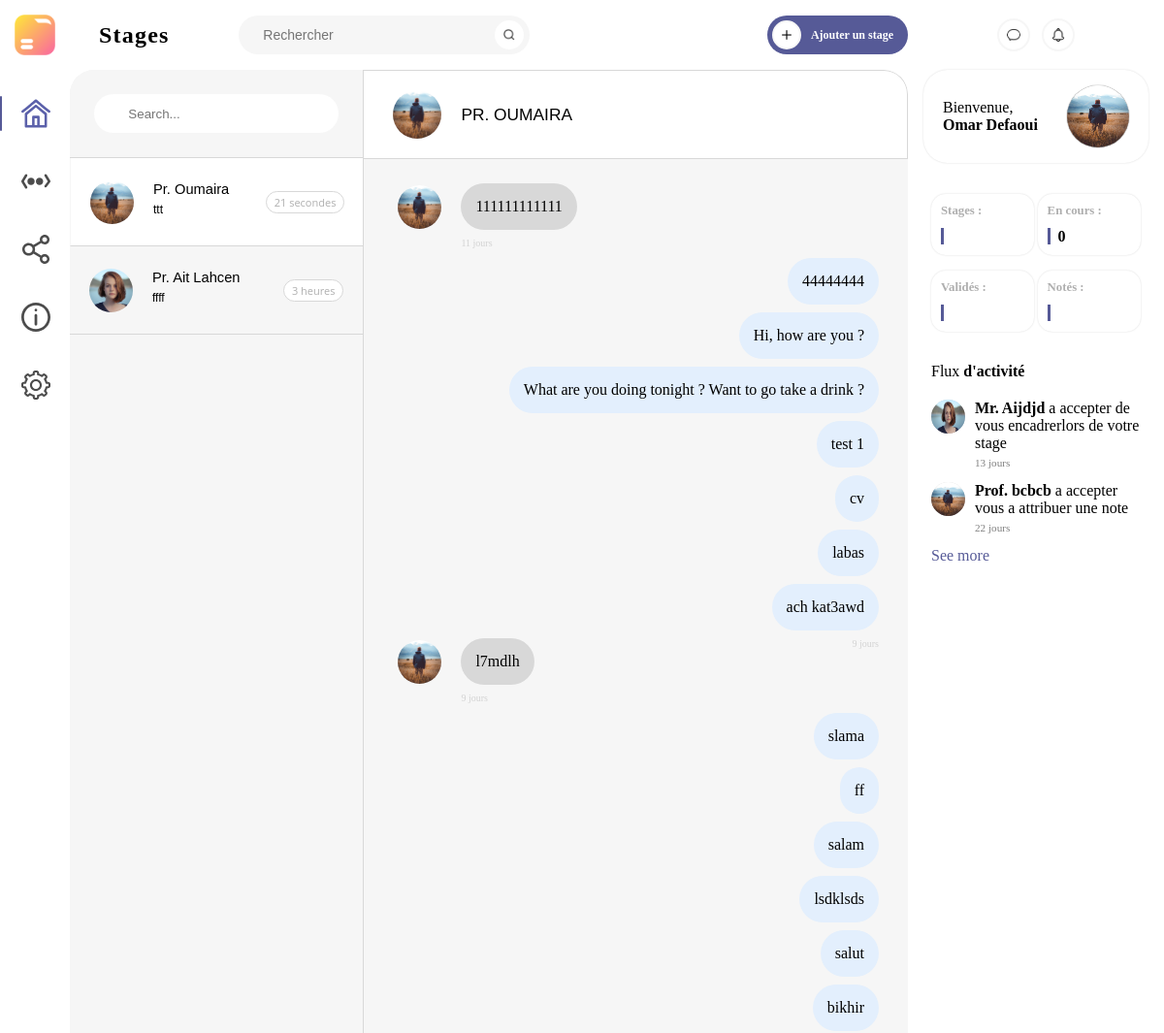
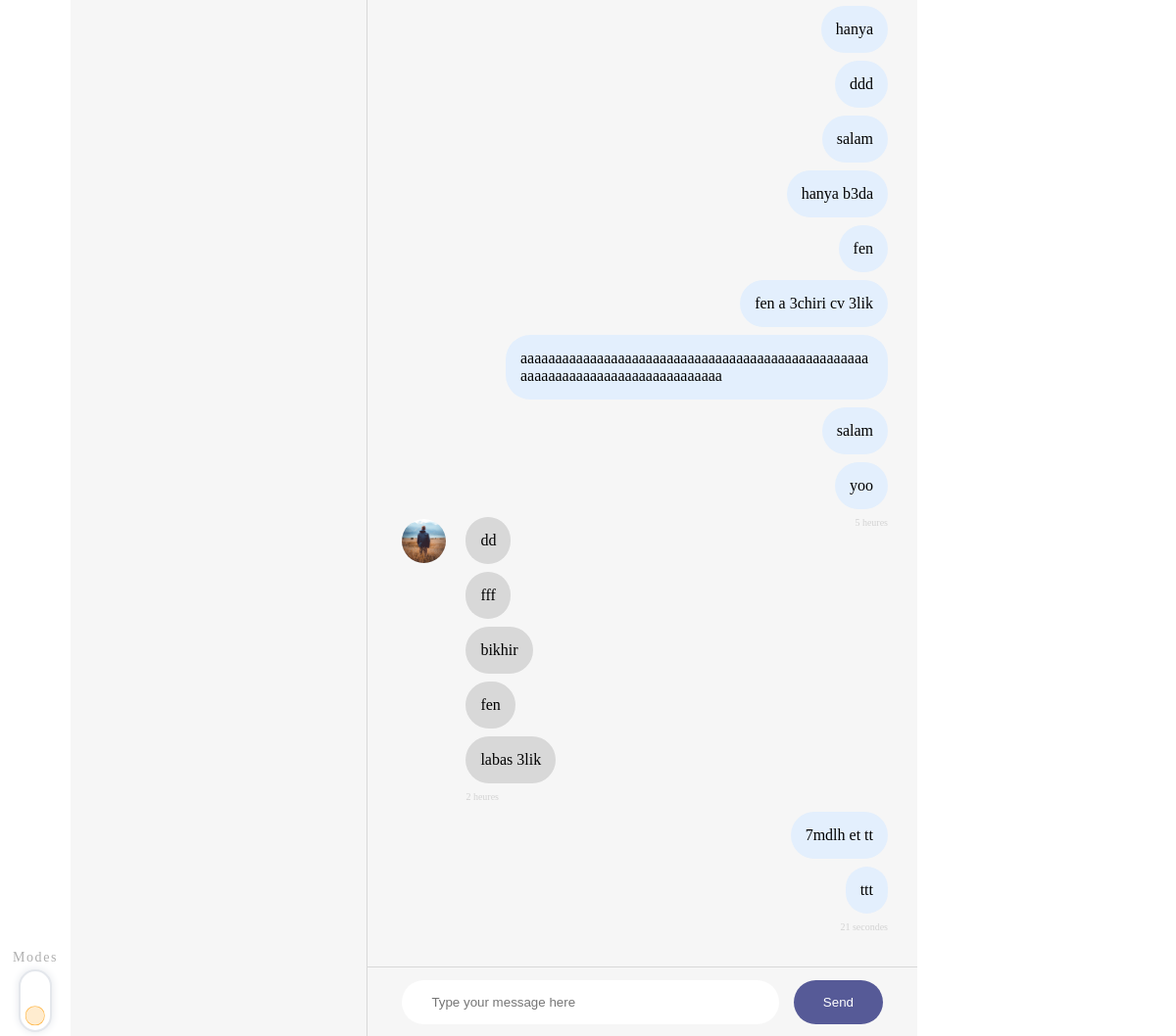
The app's page /student/chat/chat.php with its own data (2 pictures, top to bottom).
### tables this page shows
CREATE TABLE `conversation` (
  `conversation_id` int(11) NOT NULL,
  `conversation_etudiant_id` int(20) NOT NULL,
  `conversation_enseignant_id` int(20) NOT NULL
);

CREATE TABLE `enseignant` (
  `id_enseignant` int(20) NOT NULL,
  `prenom_enseignant` varchar(30) NOT NULL,
  `nom_enseignant` varchar(30) NOT NULL,
  `email` varchar(30) NOT NULL,
  `code` varchar(30) NOT NULL,
  `photo` varchar(30) NOT NULL
);

CREATE TABLE `message` (
  `message_id` int(20) NOT NULL,
  `message_content` varchar(500) NOT NULL,
  `message_date` datetime NOT NULL,
  `message_sender` int(1) NOT NULL,
  `message_conversation_id` int(20) NOT NULL
);

CREATE TABLE `etudiant` (
  `id_etudiant` int(15) NOT NULL,
  `prenom` varchar(30) NOT NULL,
  `nom` varchar(30) NOT NULL,
  `email` varchar(50) NOT NULL,
  `code` varchar(25) NOT NULL,
  `photo` varchar(80) DEFAULT NULL,
  `Filière` varchar(25) NOT NULL
);

CREATE TABLE `notification` (
  `id_notification` int(20) NOT NULL,
  `content` varchar(100) NOT NULL,
  `date` date NOT NULL,
  `id_enseignant` int(20) NOT NULL,
  `id_etudiant` int(20) NOT NULL,
  `sender` tinyint(1) NOT NULL DEFAULT 0
);

### student/chat/send_msg.php (called while the page is built)
<?php
if (isset($_POST['send_message'])) {
    $message = $_POST['message'];
    $date = date('Y-m-d h:m:s');
    $sender = 1;
    $conversation_id = $_POST['conversation_id'];
    $convIndex = $_POST['conv_index'];
    $requetteMessage = "INSERT INTO message (message_content,message_date,message_sender,
            message_conversation_id) VALUES ('$message','$date','$sender','$conversation_id')";
    $resultatMessage = mysqli_query($link, $requetteMessage);
} else
    $convIndex = getActiveConvIndex();
?>

### student/chat/chat.php (the view, shortened to what this page needs)
<?php
if (isset($_SESSION['id'])) {
  include('../../connexion.php');
  $id_etudiant = $_SESSION['id'];
  $requetteEtudiant = "SELECT * FROM etudiant WHERE id_etudiant = $id_etudiant";
  $resultatEtudiant = mysqli_query($link, $requetteEtudiant);
  $dataEtudiant = mysqli_fetch_assoc($resultatEtudiant);
  $id_etudiant = $dataEtudiant['id_etudiant'];
  $prenom = $dataEtudiant['prenom'];
  $nom = $dataEtudiant['nom'];
  $photo = $dataEtudiant['photo'];
  include('send_msg.php');
  $requette = "SELECT * FROM conversation c,enseignant e WHERE
    c.conversation_etudiant_id=$id_etudiant AND c.conversation_enseignant_id=e.id_enseignant";
  $resultat = mysqli_query($link, $requette);
  $conversations = array();
  $chats = array();
  while ($data = mysqli_fetch_assoc($resultat)) {
    $conversations[] = $data;
    $conversation_id = $data['conversation_id'];
    $requetteChat = "SELECT * FROM message WHERE message_conversation_id = $conversation_id";
    $resultatChat = mysqli_query($link, $requetteChat);
    $chat = array();
    while ($dataChat = mysqli_fetch_assoc($resultatChat)) {
      $chat[] = $dataChat;
    }
    $chats[] = $chat;
  }
} else {
  header("location: ../../index.html");
}
?>
<!DOCTYPE html>
<html lang="fr">
<head>
  <link rel="stylesheet" href="../../main_style.css">
  <link rel="stylesheet" href="css/chat.css">
  <link rel="stylesheet" href="../student/css/nav_bar_style.css">
  <link rel="stylesheet" href="../student/css/right_section_style.css">
</head>
<body>
  <nav>
    <div id="logo_container">
      <img src="../../assets/local_assets/images/logo.png" alt="Logo" id="logo" onClick="window.open('../student/student.php', '_self')">
    </div>
    <div id="nav_center">
      <h2>Stages</h2>
      <div id="search_bar">
        <input type="text" name="search" placeholder="Rechercher">
        <img src="../../assets/local_assets/images/search.png" alt="search" class="rounded_icon_light">
      </div>
      <div id="add_button" onClick="window.open('../internship/internship.php', '_self')">
        <img src="../../assets/local_assets/images/add.png" alt="add" class="rounded_icon_dark">
        <p>Ajouter un stage</p>
      </div>
    </div>
    <div id="nav_right">
      <img src="../../assets/local_assets/images/chat.png" alt="chat" class="rounded_icon_dark" onClick="window.open('../chat/chat.php', '_self')">
      <img src="../../assets/local_assets/images/notification.png" alt="notifications" class="rounded_icon_dark" onClick="window.open('../activity/activity.php', '_self')">
    </div>
  </nav>
  <div id="content">
    <aside id="left_side">
      <div id="left_navition">
        <li><a href="#" class="nav_active">
            <div></div><img src="../../assets/local_assets/svg/home.svg" alt="">
          </a></li>
        <li><a href="#">
            <div></div><img src="../../assets/local_assets/svg/more.svg" alt="">
          </a></li>
        <li><a href="#">
            <div></div><img src="../../assets/local_assets/svg/share.svg" alt="">
          </a></li>
        <li><a href="../../index.html">
            <div></div><img src="../../assets/local_assets/svg/about.svg" alt="">
          </a></li>
        <li><a href="../../profile/profile.php">
            <div></div><img src="../../assets/local_assets/svg/settings.svg" alt="">
          </a></li>
      </div>
      <div id="modes">
        <p>Modes</p>
        <div id="mode_toggle">
          <label>
            <div class='toggle-slot'>
              <div class='sun-icon-wrapper'>
                <div class="iconify sun-icon" data-icon="feather-sun" data-inline="false"></div>
              </div>
              <div class='toggle-button'></div>
            </div>
          </label>
        </div>
      </div>
    </aside>
    <main>
      <?php
      if (count($conversations) == 0) {
      ?>
        <div class="empty_container">
          <img src="../../assets/local_assets/svg/no_chat.svg" alt="empty" height="70%">
        </div>
      <?php
      } else {
      ?>
        <div class="chat_container">
          <section class="discussions">
            <div class="discussion search">
              <div class="searchbar">
                <input type="text" placeholder="Search..."></input>
              </div>
            </div>
            <?php
            for ($i = 0; $i < count($conversations); $i++) {
              $lastMessage = $chats[$i][count($chats[$i]) - 1];
              $convLastMessage = $lastMessage['message_content'];
              $senderName = 'Pr. ' . $conversations[$i]['nom_enseignant'];
              $senderIcon = $conversations[$i]['photo'];
              $convDate = getDiffDate($lastMessage['message_date']);
            ?>
              <form action="#" method="post">
                <div type="submit" class="discussion<?php if ($i == $convIndex) echo ' message-active' ?>" onClick="document.forms[<?php echo $i ?>].submit();">
                  <div class="photo" style="background-image: url('../../assets/assets/images/<?php echo $senderIcon ?>');">
                  </div>
                  <div class="desc-contact">
                    <p class="name"><?php echo $senderName ?></p>
                    <p class="message"><?php echo $convLastMessage ?></p>
                  </div>
                  <div class="timer"><?php echo $convDate ?></div>
                </div>
              </form>
            <?php
            }
            ?>
          </section>
          <section class="chat">
            <div class="header-chat">
              <div class="photo" style="background-image: url('../../assets/assets/images/<?php echo $conversations[$convIndex]['photo'] ?>');"></div>
              <p class="name"><?php echo 'Pr. ' . $conversations[$convIndex]['nom_enseignant'] ?></p>
            </div>
            <div class="messages-chat">
              <?php
              $length = count($chats[$convIndex]);
              for ($i = 0; $i < $length; $i++) {
                $message_content = $chats[$convIndex][$i]['message_content'];
                $message_sender = $chats[$convIndex][$i]['message_sender'];
                $message_date = $chats[$convIndex][$i]['message_date'];
                $isWithImage = $i == 0 ? True : ($message_sender != $chats[$convIndex][$i - 1]['message_sender']);
                $isReponse = $message_sender == 1;
                $isLast = $i == $length - 1 ? True : ($message_sender != $chats[$convIndex][$i + 1]['message_sender']);
              ?>
                <div class="message<?php if (!$isWithImage) echo ' text-only' ?>">
                  <?php if ($isWithImage && !$isReponse) { ?>
                    <div class="photo" style="background-image: url('../../assets/assets/images/<?php echo $conversations[$convIndex]['photo'] ?>');">
                    </div>
                  <?php } ?>
                  <div class="<?php if ($isReponse) echo 'response' ?>">
                    <p class="text"><?php echo $message_content ?></p>
                  </div>
                </div>
                <?php if ($isLast) { ?>
                  <p class="<?php if ($isReponse) echo 'response-time ' ?>time"><?php echo getDiffDate($message_date) ?></p>
                <?php } ?>
              <?php } ?>
            </div>
            <div class="footer-chat">
              <form action="#" method="post">
                <input type="text" name="message" id="write_message" placeholder="Type your message here" required="required" autofocus>
                <input type="submit" name="send_message" id="send_message" value="Send">
              </form>
            </div>
          </section>
        </div>
      <?php } ?>
    </main>
    <aside id="right_side">
      <div id="hello_container" onClick="window.open('../../profile/profile.php', '_self')">
        <p>Bienvenue,<br><b><?php echo $prenom . ' ' . $nom ?></b></p>
        <img src="../../assets/assets/images/<?php echo $photo ?>" alt="user_icon">
      </div>
      <?php
      $stagesCount = $_SESSION['stagesCount'];
      $stagesValideCount = $_SESSION['stagesValideCount'];
      $stagesNotesCount = $_SESSION['stagesNotesCount'];
      ?>
      <div id="overview_container">
        <div class="overview">
          <p class="overview_name">Stages :</p>
          <b class="overview_data"><?php echo $stagesCount ?></b>
        </div>
        <div class="overview">
          <p class="overview_name">En cours :</p>
          <b class="overview_data"><?php echo $stagesCount - $stagesNotesCount ?></b>
        </div>
        <div class="overview">
          <p class="overview_name">Validés :</p>
          <b class="overview_data"><?php echo $stagesValideCount ?></b>
        </div>
        <div class="overview">
          <p class="overview_name">Notés :</p>
          <b class="overview_data"><?php echo $stagesNotesCount ?></b>
        </div>
      </div>
      <div id="activity_container">
        <p id="activity_title">Flux <b>d'activité</b></p>
        <div id="feeds_container">
          <?php
          $requetteNotif = "SELECT * FROM notification n,enseignant e WHERE id_etudiant='$id_etudiant'
          AND sender=0 AND n.id_enseignant=e.id_enseignant LIMIT 2";
          $resultatNotif = mysqli_query($link, $requetteNotif);
          while ($dataNotif = mysqli_fetch_assoc($resultatNotif)) {
            $contentNotif = $dataNotif['content'];
            $iconNotif = $dataNotif['photo'];
            $diff = abs(strtotime(date("Y-m-d")) - strtotime($dataNotif['date']));
            $years = floor($diff / (365 * 60 * 60 * 24));
            $months = floor(($diff - $years * 365 * 60 * 60 * 24) / (30 * 60 * 60 * 24));
            $days = floor(($diff - $years * 365 * 60 * 60 * 24 - $months * 30 * 60 * 60 * 24) / (60 * 60 * 24));
            $dateNotif = $years != 0 ? ($years . ' années') : ($months != 0 ? ($months . ' mois') : ($days . ' jours'));
          ?>
            <div class="feed">
              <img src="../../assets/assets/images/<?php echo $iconNotif ?>" alt="user_icon">
              <div class="text_container">
                <p class="content"><?php echo $contentNotif ?></p>
                <p class="time"><?php echo $dateNotif ?></p>
              </div>
            </div>
          <?php }
          ?>
        </div>
        <a href="../activity/activity.php" id="see_more">See more</a>
      </div>
    </aside>
  </div>
  <link rel="stylesheet" href="//code.jquery.com/ui/1.11.4/themes/smoothness/jquery-ui.css">
</body>
</html>
<?php
function getActiveConvIndex()
{
  if (isset($_POST['conv_index'])) {
    return $_POST['conv_index'];
  } else
    return 0;
}
function getDiffDate($lastDate)
{
  $diff = abs(strtotime(date("Y-m-d h:m:s")) - strtotime($lastDate));
  $years = floor($diff / (365 * 60 * 60 * 24));
  $months = floor(($diff - $years * 365 * 60 * 60 * 24) / (30 * 60 * 60 * 24));
  $days = floor(($diff - $years * 365 * 60 * 60 * 24 - $months * 30 * 60 * 60 * 24) / (60 * 60 * 24));
  $hours   = floor(($diff - $years * 365 * 60 * 60 * 24 - $months * 30 * 60 * 60 * 24 - $days * 60 * 60 * 24) / (60 * 60));
  $minuts  = floor(($diff - $years * 365 * 60 * 60 * 24 - $months * 30 * 60 * 60 * 24 - $days * 60 * 60 * 24 - $hours * 60 * 60) / 60);
  $seconds = floor(($diff - $years * 365 * 60 * 60 * 24 - $months * 30 * 60 * 60 * 24 - $days * 60 * 60 * 24 - $hours * 60 * 60 - $minuts * 60));
  if ($years != 0)
    $result = $years . ' années';
  elseif ($months != 0)
    $result = $months . ' mois';
  elseif ($days != 0)
    $result = $days . ' jours';
  elseif ($hours != 0)
    $result = $hours . ' heures';
  elseif ($minuts != 0)
    $result = $minuts . ' minutes';
  elseif ($seconds != 0)
    $result = $seconds . ' secondes';
  else
    $result = 'A l\'instant';
  return $result;
}
?>

### main_style.css (style rules this page uses)
* { padding: 0; margin: 0; }
body { background-color: var(--color-white); overflow: hidden; }
#content { display: flex; }
main { width: var(--width-center-section); height: calc(100vh - var(--height-top-nav)); background-color: var(--color-grey-light); border-top-left-radius: 25px; border-top-right-radius: 25px; overflow-y: auto; display: flex; flex-wrap: wrap; padding: 0 1%; }
:root { --color-white: #ffffff; --color-grey-light: #f6f6f6; --color-grey-medium: #d8d8d8; --color-grey-dark: #afafaf; --color-black: #000000; --color-purple: #565a97; }
:root { --height-top-nav: 6vw; --width-left-section: 6vw; --width-center-section: 72vw; --width-right-section: 22vw; --width-right-nav-top: 16vw; --width-right-nav-bottom: 18vw; }

### student/student/css/right_section_style.css (style rules this page uses)
#right_side { width: var(--width-right-section); height: calc(100vh - var(--height-top-nav)); display: flex; flex-direction: column; align-items: center; }
#hello_container { width: var(--width-right-nav-top); border-radius: 25px; padding: 16px 20px; display: flex; align-items: center; justify-content: space-between; box-shadow: 0 0 2px var(--color-grey-medium); cursor: pointer; }
#hello_container img { width: 64px; height: 64px; border-radius: 50%; box-shadow: 0 0 1px var(--color-black); }
#overview_container { width: var(--width-right-nav-bottom); border-radius: 25px; padding: 16px 20px; display: flex; flex-direction: row; flex-wrap: wrap; align-items: center; justify-content: space-between; }
#overview_container .overview { padding: 10px; border-radius: 15px; margin-top: 16px; width: 40%; box-shadow: 0 0 2px var(--color-grey-medium); }
#overview_container .overview .overview_name { color: var(--color-grey-dark); margin-bottom: 10px; font-size: 0.8em; font-weight: 600; }
#overview_container .overview .overview_data { padding: 0px 8px; border-left: 3px solid var(--color-purple); }
#activity_container { width: var(--width-right-nav-bottom); padding: 16px 20px; display: flex; flex-direction: column; }
#activity_container #activity_title { margin-bottom: 20px; }
#activity_container #see_more { text-decoration: none; color: var(--color-purple); }
#activity_container #feeds_container .feed { display: flex; }
#activity_container #feeds_container .feed img { width: 35px; height: 35px; margin-right: 10px; border-radius: 50%; background-color: var(--color-grey-medium); }
#activity_container #feeds_container .feed .text_container { flex: 1; }
#activity_container #feeds_container .feed .text_container .time { margin: 5px 0 14px 0; font-size: 0.7em; color: gray; }

### records on screen
conversation: enseignant.photo (picture), enseignant.nom_enseignant "Pr. Oumaira"
message: message_content "ttt", message_date "21 secondes"
conversation: enseignant.photo (picture), enseignant.nom_enseignant "Pr. Ait Lahcen"
message: message_content "ffff", message_date "3 heures"
enseignant: photo (picture), nom_enseignant "OUMAIRA"
message: enseignant.photo (picture), message_content "111111111111", message_date "11 jours"
message: message_content "44444444"
message: message_content "Hi, how are you ?"
message: message_content "What are you doing tonight ? Want to go take a drink ?"
message: message_content "test 1"
message: message_content "cv"
message: message_content "labas"
message: message_content "ach kat3awd", message_date "9 jours"
message: enseignant.photo (picture), message_content "l7mdlh", message_date "9 jours"
message: message_content "slama"
message: message_content "ff"
message: message_content "salam"
message: message_content "lsdklsds"
message: message_content "salut"
message: message_content "bikhir"
message: message_content "hanya"
message: message_content "ddd"
message: message_content "salam"
message: message_content "hanya b3da"
message: message_content "fen"
message: message_content "fen a 3chiri cv 3lik"
message: message_content "aaaaaaaaaaaaaaaaaaaaaaaaaaaaaaaaaaaaaaaaaaaaaaaaaaaaaaaaaaaaaaaaaaaaaaaaaaaaaaa"
message: message_content "salam"
message: message_content "yoo", message_date "5 heures"
message: enseignant.photo (picture), message_content "dd"
message: message_content "fff"
message: message_content "bikhir"
message: message_content "fen"
message: message_content "labas 3lik", message_date "2 heures"
message: message_content "7mdlh et tt"
etudiant: prenom "Omar", nom "Defaoui", photo (picture)
notification: id_enseignant.photo (picture), content "Mr. Aijdjd a accepter de vous encadrerlors de votre stage", date "13 jours"
notification: id_enseignant.photo (picture), content "Prof. bcbcb a accepter vous a attribuer une note", date "22 jours"

### other values on screen
$stagesCount - $stagesNotesCount "0"
